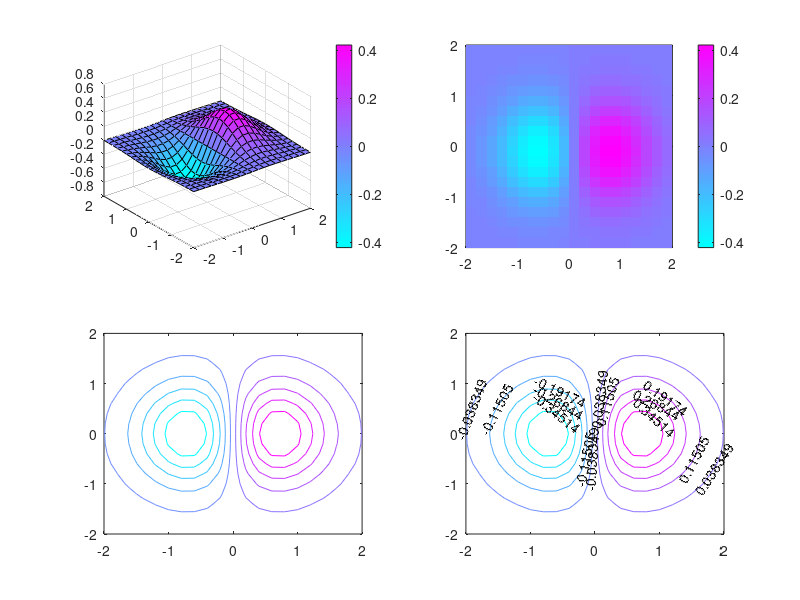

This figure's MATLAB source:
[X,Y]=meshgrid(-2:.2:2);
Z=X.*exp(-X.^2-Y.^2)
subplot(221),surf(X,Y,Z), colormap cool, colorbar
subplot(222),pcolor(X,Y,Z), colormap cool, colorbar,shading interp
subplot(223),contour(X,Y,Z)
subplot(224)
[C,h]=contour(X,Y,Z);
clabel(C,h)